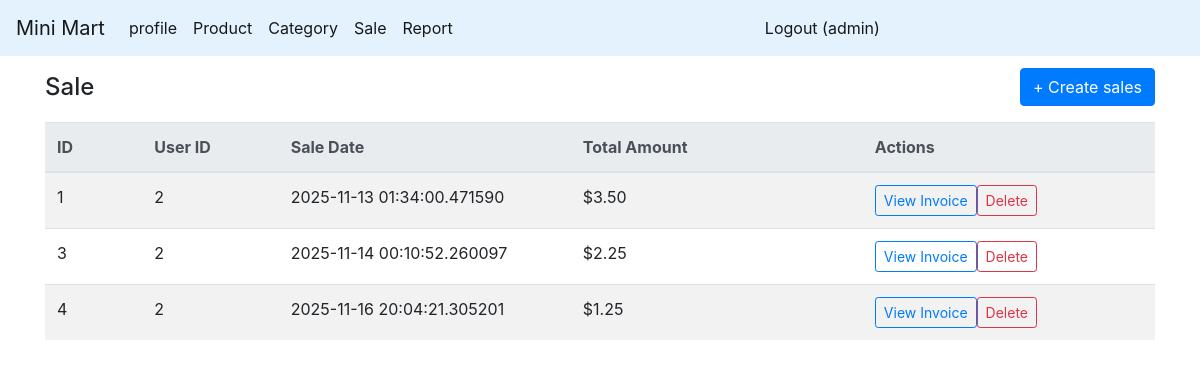
The app's page /sales_form (signed in) with its own data.
### app.py (models this page shows)
class User(db.Model):
    id = db.Column(db.Integer, primary_key=True)
    username = db.Column(db.String(80), unique=True, nullable=False)
    password = db.Column(db.String(120), nullable=False)
    email = db.Column(db.String(120), unique=True, nullable=False)
    address = db.Column(db.String(200), nullable=True)
    user_image = db.Column(db.String(200), nullable=True)

class Sales(db.Model):
    sales_id = db.Column(db.Integer, primary_key=True)
    user_id = db.Column(db.Integer, db.ForeignKey('user.id'), nullable=False)
    sale_date = db.Column(db.DateTime, nullable=False)
    total_amount = db.Column(db.Float,default=0.0, nullable=False)

### route/sale.py (the view)
@app.route('/sales_form')
@jwt_required()
def sales():
    user=get_jwt_identity()
    list=db.session.execute(text('SELECT * FROM sales')).fetchall()
    sales =[]
    for row in list:
        sale={
            'sales_id': row[0],
            'user_id': row[1],
            'sale_date': row[2],
            'total_amount': row[3]
        }
        sales.append(sale)
    return render_template('sale/sales.html', sales=sales, user=user)

### app.py (called while the page is built)
@jwt.token_in_blocklist_loader
def check_if_token_revoked(jwt_header, jwt_payload):
    jti = jwt_payload["jti"]
    token = TokenBlocklist.query.filter_by(jti=jti).first()
    return token is not None

@app.before_request
@jwt_required(optional=True)
def auto_logout_deleted_user():
    if request.endpoint in ('login_page', 'do_login', 'static'):
        return
    username = get_jwt_identity()
    if not username:
        return
    sql = text("SELECT id FROM user WHERE username = :username")
    user = db.session.execute(sql, {"username": username}).fetchone()
    if not user:
        resp = redirect(url_for("login_page"))
        unset_jwt_cookies(resp)
        flash("Your account was deleted. Please contact admin.", "warning")
        return resp

### templates/sale/sales.html
{% extends "master.html" %}
{% block main_content %}
    <div class="container">
        <div class="d-flex align-items-center justify-content-between mb-3" style="padding-top: 12px">
            <h4 class="mb-0">Sale</h4>
            <a href="/create_sale_form" class="btn btn-primary">+ Create sales</a>
        </div>
        <div class="table-responsive">
            <table class="table table-striped table-hover align-middle">
                <thead class="thead-light">
                <tr>
                    <th style="width:60px">ID</th>
                    <th style="width:84px">User ID</th>
                    <th style="width:180px">Sale Date</th>
                    <th style="width:180px">Total Amount</th>
                    <th style="width:180px">Actions</th>
                </tr>
                </thead>
                <tbody>
                {% for s in sales %}
                    <tr>
                        <td>{{ s.sales_id }}</td>
                        <td>{{ s.user_id }}</td>
                        <td>{{ s.sale_date }}</td>
                        <td>${{ '%.2f'|format(s.total_amount) }}</td>
                        <td>
                            <a href="{{ url_for('sale_details', sales_id=s['sales_id']) }}"
                               class="btn btn-sm btn-outline-primary">View Invoice</a>
                            <form action="{{ url_for('delete_sale', sales_id=s.sales_id) }}" method="post"
                                  class="d-inline"
                                  onsubmit="return confirm('Delete {{ s.sales_id }}?');">
                                <button class="btn btn-sm btn-outline-danger">Delete</button>
                            </form>
                        </td>
                    </tr>
                {% else %}
                    <tr>
                        <td colspan="6" class="text-center text-muted py-4">No category found.</td>
                    </tr>
                {% endfor %}
                </tbody>
            </table>
        </div>
    </div>
{% endblock %}

### templates/master.html (shortened to what this page needs)
<!DOCTYPE html>
<html lang="en">
<head>
    {% include "style.html" %}
</head>
<body>
<div id="app">
    <div class="container-fluid p-0 m-0">
        <nav class="navbar navbar-expand-lg navbar-light" style="background-color: #e3f2fd;">
            <a class="navbar-brand" href="/">Mini Mart</a>
            <div class="collapse navbar-collapse" id="navbarSupportedContent">
                <ul class="navbar-nav mr-auto">
                    <li class="nav-item active"><a class="nav-link" href="/profile">profile</a></li>
                    <li class="nav-item active"><a class="nav-link" href="/product_list">Product</a></li>
                    <li class="nav-item active"><a class="nav-link" href="/category_list">Category</a></li>
                    <li class="nav-item active"><a class="nav-link" href="/sales_form">Sale</a></li>
                    <li class="nav-item active"><a class="nav-link" href="/report">Report</a></li>
                </ul>
                <ul class="navbar-nav mr-auto">
                    {% if user %}
                        <li class="nav-item active"><a class="nav-link" href="/logout">Logout ({{ user }})</a></li>
                    {% else %}
                        <li class="nav-item active"><a class="nav-link" href="/login">Login</a></li>
                    {% endif %}
                </ul>
            </div>
        </nav>
    </div>
    {% block main_content %}{% endblock %}
</div>
</body>
</html>

### records on screen
User: username "admin"
Sales: sales_id "1", user_id "2", sale_date "2025-11-13 01:34:00.471590", total_amount "3.50"
Sales: sales_id "3", user_id "2", sale_date "2025-11-14 00:10:52.260097", total_amount "2.25"
Sales: sales_id "4", user_id "2", sale_date "2025-11-16 20:04:21.305201", total_amount "1.25"
